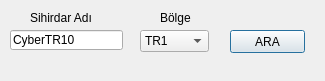
<?xml version="1.0" encoding="UTF-8"?>
<ui version="4.0">
 <class>MainWindow</class>
 <widget class="QMainWindow" name="MainWindow">
  <property name="geometry">
   <rect>
    <x>0</x>
    <y>0</y>
    <width>325</width>
    <height>81</height>
   </rect>
  </property>
  <property name="windowTitle">
   <string>MainWindow</string>
  </property>
  <widget class="QWidget" name="centralwidget">
   <widget class="QLineEdit" name="nick">
    <property name="geometry">
     <rect>
      <x>10</x>
      <y>30</y>
      <width>113</width>
      <height>20</height>
     </rect>
    </property>
    <property name="text">
     <string>CyberTR10</string>
    </property>
   </widget>
   <widget class="QComboBox" name="region">
    <property name="geometry">
     <rect>
      <x>140</x>
      <y>30</y>
      <width>69</width>
      <height>22</height>
     </rect>
    </property>
    <item>
     <property name="text">
      <string>TR1</string>
     </property>
    </item>
    <item>
     <property name="text">
      <string>BR1</string>
     </property>
    </item>
    <item>
     <property name="text">
      <string>EUN1</string>
     </property>
    </item>
    <item>
     <property name="text">
      <string>EUW1</string>
     </property>
    </item>
    <item>
     <property name="text">
      <string>JP1</string>
     </property>
    </item>
    <item>
     <property name="text">
      <string>KR</string>
     </property>
    </item>
    <item>
     <property name="text">
      <string>LA1</string>
     </property>
    </item>
    <item>
     <property name="text">
      <string>LA2</string>
     </property>
    </item>
    <item>
     <property name="text">
      <string>NA1</string>
     </property>
    </item>
    <item>
     <property name="text">
      <string>OC1</string>
     </property>
    </item>
    <item>
     <property name="text">
      <string>RU</string>
     </property>
    </item>
   </widget>
   <widget class="QPushButton" name="ara">
    <property name="geometry">
     <rect>
      <x>230</x>
      <y>30</y>
      <width>75</width>
      <height>23</height>
     </rect>
    </property>
    <property name="text">
     <string>ARA</string>
    </property>
    <property name="autoDefault">
     <bool>true</bool>
    </property>
    <property name="default">
     <bool>true</bool>
    </property>
    <property name="flat">
     <bool>false</bool>
    </property>
   </widget>
   <widget class="QLabel" name="l_sihirdar_adi">
    <property name="geometry">
     <rect>
      <x>30</x>
      <y>10</y>
      <width>61</width>
      <height>16</height>
     </rect>
    </property>
    <property name="text">
     <string>Sihirdar Adı</string>
    </property>
   </widget>
   <widget class="QLabel" name="l_bolge">
    <property name="geometry">
     <rect>
      <x>160</x>
      <y>10</y>
      <width>31</width>
      <height>16</height>
     </rect>
    </property>
    <property name="text">
     <string>Bölge</string>
    </property>
   </widget>
  </widget>
 </widget>
 <resources/>
 <connections/>
</ui>
